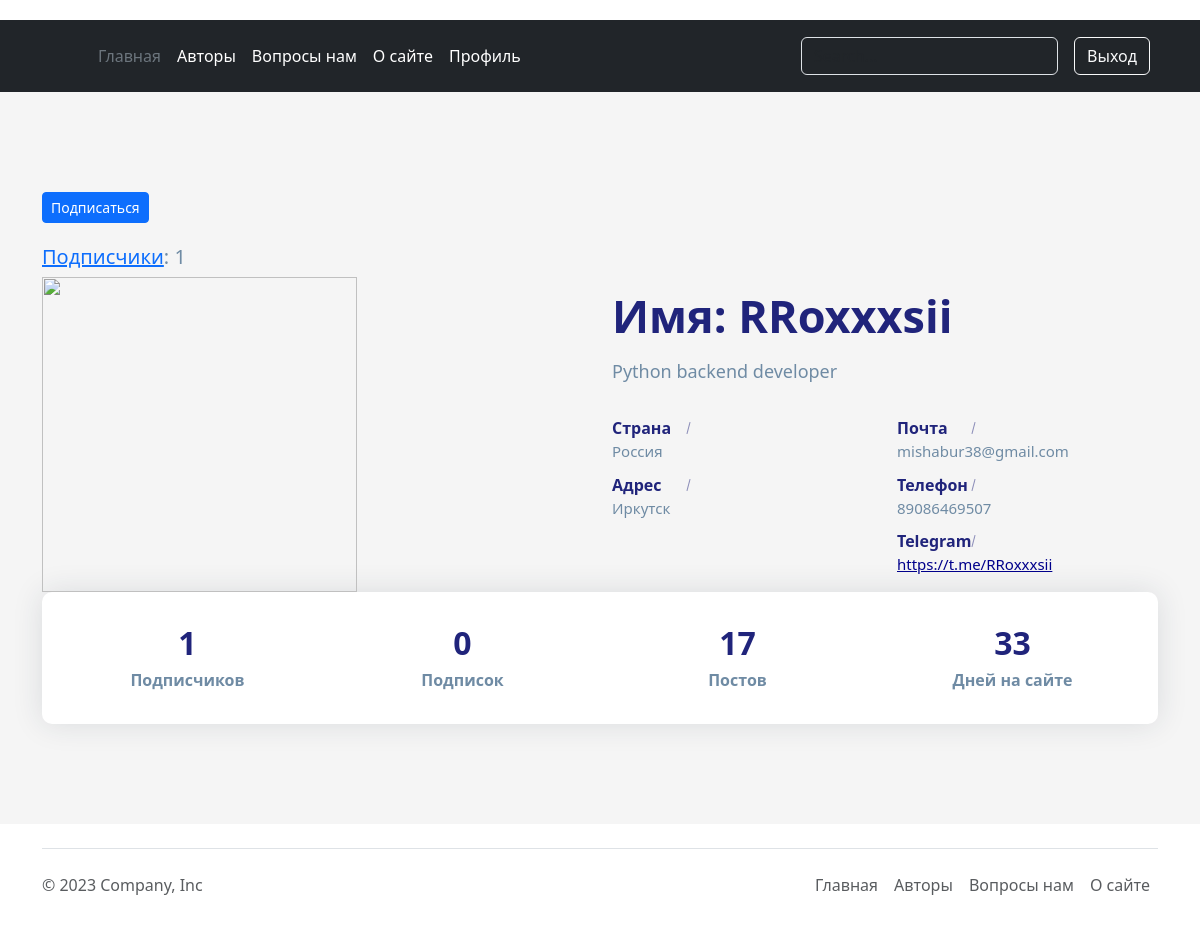
Screenshot of /authors/1 (signed in) with the database file from the repository.
### account/models.py (models this page shows, shortened)
class Author(AbstractBaseUser, PermissionsMixin):
    email = models.EmailField(verbose_name=_('Почтовый адрес'), unique=True)
    user_name = models.CharField(max_length=150, unique=True, verbose_name='Имя пользователя')
    mobile = models.CharField(max_length=20, blank=True, verbose_name='Номер телефона')
    gender = models.ForeignKey(Gender, on_delete=models.SET_NULL, blank=True, null=True,
                               verbose_name='Внешний ключ гендера')
    profile_photo = models.ImageField(upload_to='photos/%Y/%m/%d/', help_text=_('Фото профиля'), blank=True,
                                      verbose_name='Фото профиля')
    profile_information = models.TextField(help_text='Расскажите о себе', blank=True,
                                           verbose_name='Персональная информация')
    country = models.ForeignKey(Country, on_delete=models.SET_NULL, blank=True, null=True, verbose_name='Страна')
    telegram_link = models.URLField(blank=True, verbose_name='Телеграмм аккаунт')
    city = models.CharField(max_length=70, blank=True, null=True, verbose_name='Город')
    following = models.ManyToManyField(
        "self", blank=True, related_name="followers", symmetrical=False, verbose_name='Подписки'
    )
    is_active = models.BooleanField(default=False, help_text='Активен ли аккаунт?', verbose_name='Активен')
    is_staff = models.BooleanField(default=False, help_text='Администратор ли сайта?', verbose_name='Администратора')
    created = models.DateTimeField(auto_now_add=True, verbose_name='Дата регистрации')
    updated = models.DateTimeField(auto_now=True, verbose_name='Дата обновления')
    objects = CustomAccountManager()
    USERNAME_FIELD = 'email'
    REQUIRED_FIELDS = ['user_name']
    class Meta:
        verbose_name = _("Аккаунт")
        verbose_name_plural = _("Аккаунты")
        ordering = ('user_name',)

class Country(models.Model):
    country = models.CharField(max_length=50, verbose_name='Страна')
    def __str__(self):
        return self.country
    class Meta:
        verbose_name = 'Страна'
        verbose_name_plural = 'Страны'
        ordering = ('country',)

### authors/views.py (the view, shortened to what this page needs)
# urls.py: path('<int:pk>', views.AuthorDetailView.as_view(), name='author_detail_view'),
class AuthorDetailView(DetailView):
    model = Author
    template_name = 'authors/author_detail_view.html'
    def get(self, request, *args, **kwargs):
        other_user = self.get_object()
        try:
            current_user = Author.objects.get(user_name=request.user.user_name)
            if current_user.id == other_user.id:
                return redirect('account:personal_profile')
        except AttributeError:
            pass
        return super().get(request, *args, **kwargs)
    def get_context_data(self, **kwargs):
        other_user = self.get_object()
        context = super().get_context_data(**kwargs)
        context['following'] = other_user.followers.count()
        context['followers'] = other_user.following.count()
        context['posts_amount'] = Post.objects.filter(author=other_user).count()
        context['days_registered'] = (timezone.now() - other_user.created).days
        return context

### authors/templates/authors/author_detail_view.html (shortened to what this page needs)
{% extends 'main/base.html' %}
{% load static %}
{% block content %}
    <link rel="stylesheet" href="{% static 'main/css/personal_profile.css' %}" />
    <section class="section about-section gray-bg" id="about">
            <div class="container">
                <form method="post">
                    {% if user in author.following.all %}
                    <button class="btn btn-sm btn-primary btn-follow" data-slug="{{ profile.slug }}"
                            style="margin-bottom: 2%">
                        Отписаться
                    </button>
                    {% else %}
                    <button class="btn btn-sm btn-primary btn-follow" data-slug="{{ profile.slug }}"
                            style="margin-bottom: 2%">
                        Подписаться
                    </button>
                    {% endif %}
                </form>
                <h5><a href="{% url 'authors:followers_list_view' author.pk %}">Подписчики</a>: {{ author.following.count }}</h5>
                <div class="row align-items-center flex-row-reverse">
                    <div class="col-lg-6">
                        <div class="about-text go-to">
                            <h3 class="dark-color">Имя: {{ author.user_name }}</h3>
                            <p>{{ author.profile_information }}</p>
                            <div class="row about-list">
                                <div class="col-md-6">
                                    <div class="media">
                                        <label>Страна</label>
                                        <p>
                                            {% if author.country and author.country  %}
                                                {{ author.country }}
                                            {% else %}
                                                Неизвестно
                                            {% endif %}
                                        </p>
                                    </div>
                                    <div class="media">
                                        <label>Адрес</label>
                                        <p>
                                            {% if author.city %}
                                                {{ author.city }}
                                            {% else %}
                                                Неизвестно
                                            {% endif %}
                                        </p>
                                    </div>
                                </div>
                                <div class="col-md-6">
                                    <div class="media">
                                        <label>Почта</label>
                                        <p>
                                            {% if author.email %}
                                            {{ author.email }}
                                            {% else %}
                                            Неизвестно
                                            {% endif %}
                                        </p>
                                    </div>
                                    <div class="media">
                                        <label>Телефон</label>
                                        <p>
                                            {% if author.mobile %}
                                            {{ author.mobile }}
                                            {% else %}
                                            Неизвестно
                                            {% endif %}
                                        </p>
                                    </div>
                                    <div class="media">
                                        <label>Telegram</label>
                                        {% if author.telegram_link %}
                                        <a href="{{ author.telegram_link }}" class="media-link"><p>{{ author.telegram_link }}</p></a>
                                        {% else %}
                                        Неизвестно
                                        {% endif %}
                                    </div>
                                </div>
                            </div>
                        </div>
                    </div>
                    <div class="col-lg-6">
                        <div class="about-avatar">
                            {% if not author.profile_photo %}
                                <img style="width: 315px; height: 315px" src="https://thumbs.dreamstime.com/b/%D0%B7%D0%BD%D0%B0%D1%87%D0%BE%D0%BA-%D0%BF%D0%BE-%D1%83%D0%BC%D0%BE%D0%BB%D1%87%D0%B0%D0%BD%D0%B8%D1%8E-%D0%BF%D0%BB%D0%BE%D1%81%D0%BA%D0%B8%D0%B9-%D0%B0%D0%B2%D0%B0%D1%82%D0%B0%D1%80-%D0%BF%D1%80%D0%BE%D1%84%D0%B8%D0%BB%D1%8F-%D1%81%D0%BE%D1%86%D0%B8%D0%B0%D0%BB%D1%8C%D0%BD%D1%8B%D0%B9-%D0%B2%D0%B5%D0%BA%D1%82%D0%BE%D1%80-184330869.jpg" title="" alt="">
                            {% else %}
                                <img src="{{ author.profile_photo.url }}" title="{{ author.username }}" alt="Фото {{ author.username }}" style="width: 315px; height: 315px">
                            {% endif %}
                        </div>
                    </div>
                </div>
                <div class="counter">
                    <div class="row">
                        <div class="col-6 col-lg-3">
                            <div class="count-data text-center">
                                <h6 class="count h2" data-to="500" data-speed="500">{{ followers }}</h6>
                                <p class="m-0px font-w-600">Подписчиков</p>
                            </div>
                        </div>
                        <div class="col-6 col-lg-3">
                            <div class="count-data text-center">
                                <h6 class="count h2" data-to="150" data-speed="150">{{ following }}</h6>
                                <p class="m-0px font-w-600">Подписок</p>
                            </div>
                        </div>
                        <div class="col-6 col-lg-3">
                            <div class="count-data text-center">
                                <h6 class="count h2" data-to="850" data-speed="850">{{ posts_amount }}</h6>
                                <p class="m-0px font-w-600">Постов</p>
                            </div>
                        </div>
                        <div class="col-6 col-lg-3">
                            <div class="count-data text-center">
                                <h6 class="count h2" data-to="190" data-speed="190">{{ days_registered }}</h6>
                                <p class="m-0px font-w-600">Дней на сайте</p>
                            </div>
                        </div>
                    </div>
                </div>
            </div>
        </section>
{% endblock %}

### main/static/main/css/personal_profile.css (style rules this page uses)
body { color: #6F8BA4; margin-top:20px; }
.section { padding: 100px 0; position: relative; }
.gray-bg { background-color: #f5f5f5; }
img { max-width: 100%; }
img { vertical-align: middle; border-style: none; }
.about-text h3 { font-size: 45px; font-weight: 700; margin: 0 0 6px; }
.about-text p { font-size: 18px; max-width: 450px; }
.about-list { padding-top: 10px; }
.about-list .media { padding: 5px 0; }
.about-list label { color: #20247b; font-weight: 600; width: 88px; margin: 0; position: relative; }
.about-list label:after { content: ""; position: absolute; top: 0; bottom: 0; right: 11px; width: 1px; height: 12px; background: #20247b; -moz-transform: rotate(15deg); -o-transform: rotate(15deg); -ms-transform: rotate(15deg); -webkit-transform: rotate(15deg); transform: rotate(15deg); margin: auto; opacity: 0.5; }
.about-list p { margin: 0; font-size: 15px; }
.about-section .counter { padding: 22px 20px; background: #ffffff; border-radius: 10px; box-shadow: 0 0 30px rgba(31, 45, 61, 0.125); }
.about-section .counter .count-data { margin-top: 10px; margin-bottom: 10px; }
.about-section .counter .count { font-weight: 700; color: #20247b; margin: 0 0 5px; }
.about-section .counter p { font-weight: 600; margin: 0; }
.dark-color { color: #20247b; }
.about-list .media .media-link:link { color: darkblue; }

### rows the page displays
Author: following.count "1", user_name "RRoxxxsii", profile_information "Python backend developer", country "Россия", city "Иркутск", email "mishabur38@gmail.com", mobile "89086469507", telegram_link "https://t.me/RRoxxxsii"

### other values shown
{{ followers }} "1"
{{ following }} "0"
{{ posts_amount }} "17"
{{ days_registered }} "33"
